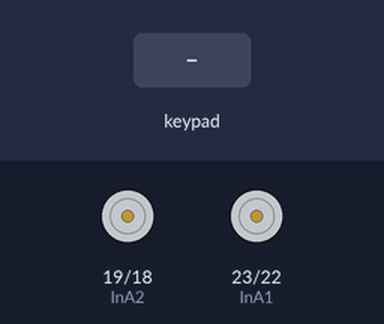
Bench run of a sketch on a simulated ESP32. Shown: motor-driver pin pairs drawn as motors (green arrow = first pin HIGH = forward, orange = second pin HIGH = backward, longer = more drive, scaled by the enable pin). Inputs (shaded band) come from the test bench. What the sketch prints to the serial monitor is not drawn.

Above: at 1.2 s.
1.3 s: key 'U' pressed
At 1.5 s:
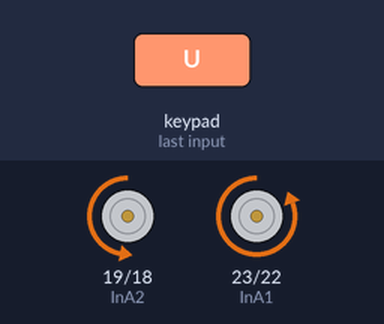
3.2 s: key 'D' pressed
At 3.4 s:
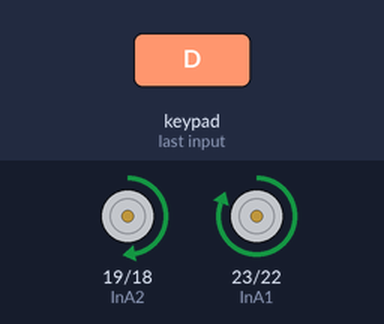
5.1 s: key 'L' pressed
At 5.3 s:
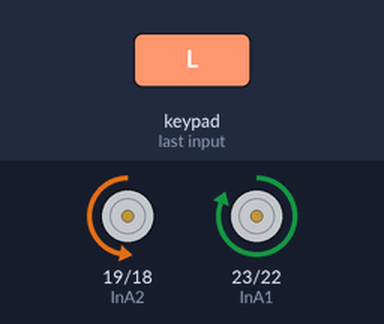
7.0 s: key 'R' pressed
At 7.2 s:
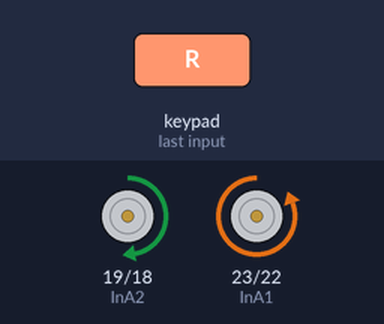
Timing chart, 0 to 9.9 s (numbered marks = the images above; inputs shaded):
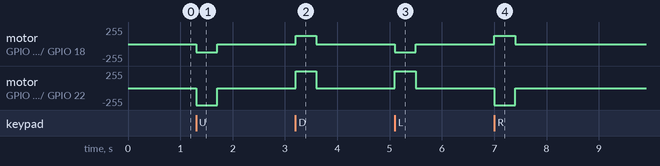

Measured:
- after the input at 1.3 s, motor on GPIO 19 (InA2) / GPIO 18 (InB2): stopped → backward 127/255 at once, → stopped 0.40 s later; motor on GPIO 23 (InA1) / GPIO 22 (InB1): stopped → backward 255/255 at once, → stopped 0.40 s later
- after the input at 3.2 s, motor on GPIO 19 (InA2) / GPIO 18 (InB2): stopped → forward 127/255 at once, → stopped 0.40 s later; motor on GPIO 23 (InA1) / GPIO 22 (InB1): stopped → forward 255/255 at once, → stopped 0.40 s later
- after the input at 5.1 s, motor on GPIO 19 (InA2) / GPIO 18 (InB2): stopped → backward 127/255 at once, → stopped 0.40 s later; motor on GPIO 23 (InA1) / GPIO 22 (InB1): stopped → forward 255/255 at once, → stopped 0.40 s later
- after the input at 7.0 s, motor on GPIO 19 (InA2) / GPIO 18 (InB2): stopped → forward 127/255 at once, → stopped 0.40 s later; motor on GPIO 23 (InA1) / GPIO 22 (InB1): stopped → backward 255/255 at once, → stopped 0.40 s later

The sketch:

ControleDoRobo.ino
```cpp
  #define CUSTOM_SETTINGS
#define INCLUDE_GAMEPAD_MODULE
#include <DabbleESP32.h>

const int InA1 = 23;
const int InB1 = 22;
const int PWM1 = 21;
const int InA2 = 19;
const int InB2 = 18;
const int PWM2 = 5;

const int PWM_Chan1 = 0;
const int PWM_Chan2 = 1;
const int PWM_Freq1 =10000;
const int PWM_Freq2 =10000;
const int PWM_Res1 = 16;
const int PWM_Res2 = 16;

void setup(){

  Serial.begin(115200);
  Dabble.begin("MyESP32");

  pinMode(InA1, OUTPUT);
  pinMode(InB1, OUTPUT);
  pinMode(InA2, OUTPUT);
  pinMode(InB2, OUTPUT);

  ledcSetup(PWM_Chan1, PWM_Freq1, PWM_Res1);
  ledcSetup(PWM_Chan1, PWM_Freq2, PWM_Res2);

  ledcAttachPin(PWM1, PWM_Chan1);
  ledcAttachPin(PWM2, PWM_Chan2);
}

void loop(){
  Dabble.processInput();
  Serial.print("Key Pressed: ");
  if(GamePad.isUpPressed())
  {
    Serial.print("Up");
    moveFrente(32765);
  } else if(GamePad.isDownPressed()){
    Serial.print("Down");
    moveTras(32765);
  } else if(GamePad.isRightPressed()){
    Serial.print("Right");
    moveDireita(32765);
  }else if(GamePad.isLeftPressed()){
    Serial.print("Left");
    moveEsquerda(32765);
  } else{
    parar();
  }
}

void moveTras(int vel){
  digitalWrite(InA1, HIGH);
  digitalWrite(InB1, LOW);
  ledcWrite(PWM_Chan1, vel);

  digitalWrite(InA2, HIGH);
  digitalWrite(InB2, LOW);
  ledcWrite(PWM_Chan2, vel);
}

void moveEsquerda(int vel){
  digitalWrite(InA1, HIGH);
  digitalWrite(InB1, LOW);
  ledcWrite(PWM_Chan1, vel);

  digitalWrite(InA2, LOW);
  digitalWrite(InB2, HIGH);
  ledcWrite(PWM_Chan2, vel);
}

void moveDireita(int vel){
  digitalWrite(InA1, LOW);
  digitalWrite(InB1, HIGH);
  ledcWrite(PWM_Chan1, vel);

  digitalWrite(InA2, HIGH);
  digitalWrite(InB2, LOW);
  ledcWrite(PWM_Chan2, vel);
}

void moveFrente(int vel){
  digitalWrite(InA1, LOW);
  digitalWrite(InB1, HIGH);
  ledcWrite(PWM_Chan1, vel);

  digitalWrite(InA2, LOW);
  digitalWrite(InB2, HIGH);
  ledcWrite(PWM_Chan2, vel);
}


void parar(){
  digitalWrite(InA1, LOW);
  digitalWrite(InB1, LOW);
  ledcWrite(PWM_Chan1, 0);

  digitalWrite(InA2, LOW);
  digitalWrite(InB2, LOW);
  ledcWrite(PWM_Chan2, 0);

}
```
